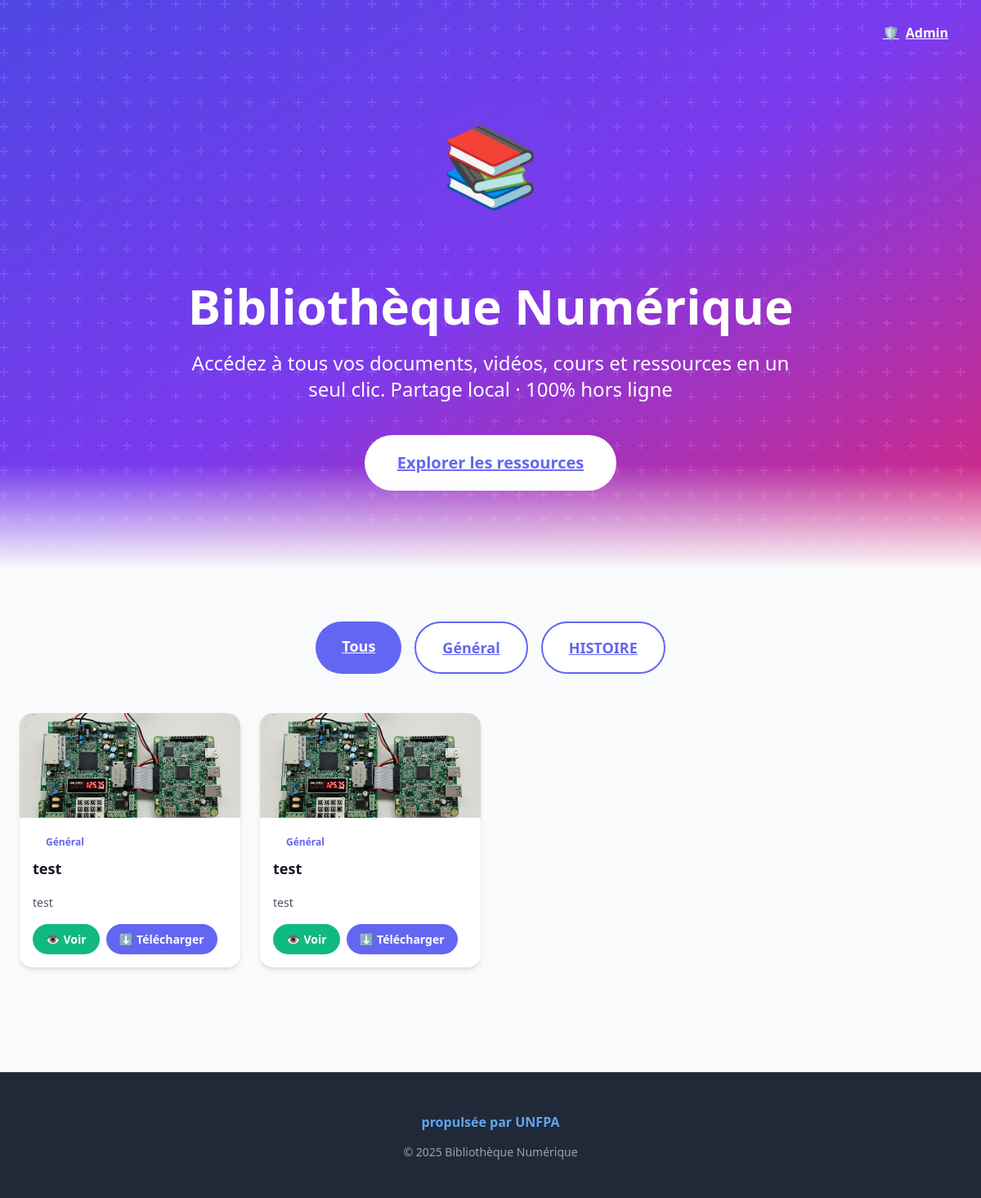
Screenshot of /?cat=1 with the database file from the repository.
### app.py (models this page shows)
class Category(db.Model):
    id = db.Column(db.Integer, primary_key=True)
    name = db.Column(db.String(50), unique=True, nullable=False)

class Resource(db.Model):
    id = db.Column(db.Integer, primary_key=True)
    title = db.Column(db.String(100), nullable=False)
    description = db.Column(db.Text)
    filename = db.Column(db.String(200), nullable=False)
    file_type = db.Column(db.String(20), nullable=False)  # pdf, image, video
    category_id = db.Column(db.Integer, db.ForeignKey('category.id'), nullable=False)
    category = db.relationship('Category', backref='resources')

### app.py (the view)
@app.route('/')
def index():
    cat_id = request.args.get('cat')
    categories = Category.query.all()
    query = Resource.query
    if cat_id:
        query = query.filter_by(category_id=cat_id)
    resources = query.all()
    return render_template('client.html', resources=resources, categories=categories)

### templates/client.html (shortened to what this page needs)
<!DOCTYPE html>
<html lang="fr" class="h-full">
<head>
</head>
<body class="bg-gray-50 min-h-screen">
  <header class="relative bg-gradient-to-br from-indigo-600 via-purple-600 to-pink-600 text-white overflow-hidden">
    <div class="absolute inset-0 bg-black opacity-40"></div>
    <div class="absolute inset-0 bg-grid-white/10 bg-grid"></div>
    <div class="relative max-w-7xl mx-auto px-6 py-24 text-center">
      <div class="absolute top-4 right-4">
        <a href="/admin/login" class="bg-white/20 backdrop-blur-md text-white px-6 py-3 rounded-full font-bold hover:bg-white/30 transition flex items-center gap-2">
          <span class="icon-shield"></span> Admin
        </a>
      </div>
      <div class="flex justify-center mb-8">
        <div class="bg-white/20 backdrop-blur-md p-8 rounded-full">
          <span class="icon-library-big" style="font-size: 6rem;"></span>
        </div>
      </div>
      <h1 class="text-6xl font-bold mb-6">Bibliothèque Numérique</h1>
      <p class="text-2xl mb-10 max-w-3xl mx-auto">Accédez à tous vos documents, vidéos, cours et ressources en un seul clic. Partage local · 100% hors ligne</p>
      <a href="#ressources" class="inline-flex bg-white text-primary px-10 py-5 rounded-full text-xl font-bold hover:shadow-2xl transform hover:scale-105 transition">
        Explorer les ressources
      </a>
    </div>
    <div class="absolute bottom-0 left-0 right-0 h-32 bg-gradient-to-t from-gray-50 to-transparent"></div>
  </header>
  <main id="ressources" class="max-w-7xl mx-auto px-6 py-16">
    <div class="flex flex-wrap justify-center gap-4 mb-12">
      <a href="/" class="px-8 py-4 bg-primary text-white rounded-full font-bold hover:bg-indigo-700 transition text-lg">Tous</a>
      {% for cat in categories %}
        <a href="/?cat={{ cat.id }}" class="px-8 py-4 bg-white border-2 border-primary text-primary rounded-full font-bold hover:bg-primary hover:text-white transition text-lg">{{ cat.name }}</a>
      {% endfor %}
    </div>
    <div class="grid grid-cols-1 md:grid-cols-2 lg:grid-cols-4 gap-6">
      {% for r in resources %}
      <div class="bg-white rounded-2xl shadow-md overflow-hidden hover:shadow-lg transition transform hover:-translate-y-2">
        <div class="h-32 flex items-center justify-center bg-gradient-to-br from-primary to-purple-600">
          {% if r.file_type == 'pdf' %}
            <iframe src="/view/{{ r.id }}" class="w-full h-full" frameborder="0"></iframe>
          {% elif r.file_type == 'image' %}
            <img src="/view/{{ r.id }}" class="w-full h-full object-cover" alt="{{ r.title }}">
          {% elif r.file_type == 'video' %}
            <video class="w-full h-full object-cover" controls>
              <source src="/view/{{ r.id }}" type="video/{{ r.filename.split('.')[-1].lower() }}">
            </video>
          {% else %}
            <span class="icon-file-text" style="font-size: 4rem; color: white; opacity: 0.9;"></span>
          {% endif %}
        </div>
        <div class="p-4">
          <span class="inline-block px-4 py-1 bg-primary/10 text-primary rounded-full text-xs font-bold">{{ r.category.name }}</span>
          <h3 class="text-lg font-bold mt-2 truncate">{{ r.title }}</h3>
          <p class="text-gray-600 mt-1 text-sm line-clamp-2">{{ r.description or "Aucune description" }}</p>
          <div class="action-buttons">
            <a href="{{ url_for('view', resource_id=r.id) }}" class="action-btn view-btn">
              <span class="icon-eye"></span> Voir
            </a>
            <a href="{{ url_for('download', resource_id=r.id) }}" class="action-btn download-btn">
              <span class="icon-download"></span> Télécharger
            </a>
          </div>
        </div>
      </div>
      {% endfor %}
    </div>
  </main>
  <footer class="footer">
    <div class="footer-content">
      <div class="mb-4">
        <p class="footer-logo">propulsée par UNFPA</p>
      </div>
      <div>
        <p class="footer-copyright">© 2025 Bibliothèque Numérique</p>
      </div>
    </div>
  </footer>
</body>
</html>

### rows the page displays
Category: name "Général"
Category: name "HISTOIRE"
Resource: title (picture), category.name "Général", title "test", description "test"
Resource: title (picture), category.name "Général", title "test", description "test"
